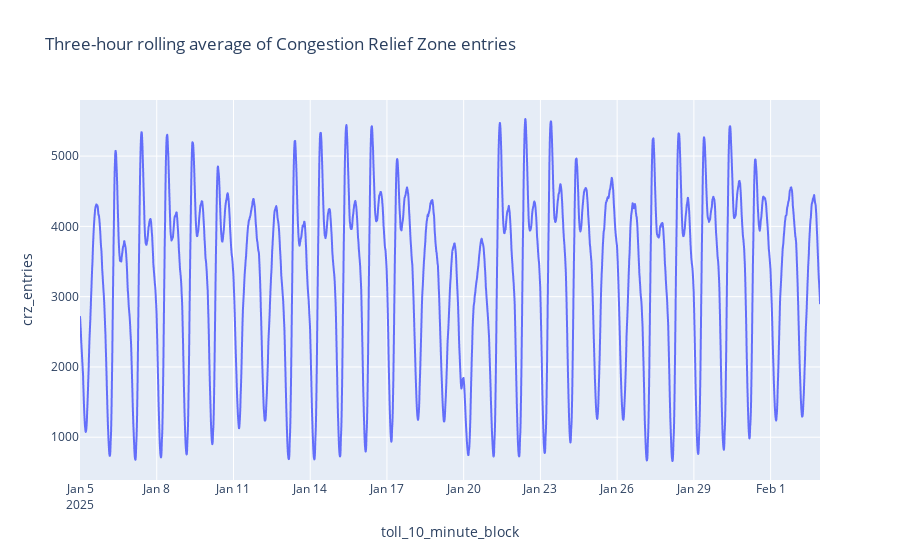

Notebook code for this chart:
### Markdown cell above
Let's try a bigger window:

### Code cell
entries_by_10_min_rolling = entries_by_10_min.rolling(
    "3h", on="toll_10_minute_block"
).mean()

fig = px.line(
    entries_by_10_min_rolling,
    x="toll_10_minute_block",
    y="crz_entries",
    title="Three-hour rolling average of Congestion Relief Zone entries",
)
fig.show()

### Figure 1 — Plotly figure (JSON) as saved in the notebook; plotly's stock layout.template omitted (floating-point values rounded to 4 significant figures; data arrays with more than 128 entries replaced by an {"elided": "..."} marker saying what was removed)
{"data": [{"hovertemplate": "toll_10_minute_block=%{x}<br>crz_entries=%{y}<extra></extra>", "legendgroup": "", "line": {"color": "#636efa", "dash": "solid"}, "marker": {"symbol": "circle"}, "mode": "lines", "name": "", "showlegend": false, "type": "scattergl", "x": {"elided": "4167 str values"}, "xaxis": "x", "y": {"elided": "4167 float values"}, "yaxis": "y"}], "layout": {"legend": {"tracegroupgap": 0}, "title": {"text": "Three-hour rolling average of Congestion Relief Zone entries"}, "xaxis": {"anchor": "y", "domain": [0.0, 1.0], "title": {"text": "toll_10_minute_block"}}, "yaxis": {"anchor": "x", "domain": [0.0, 1.0], "title": {"text": "crz_entries"}}}}
